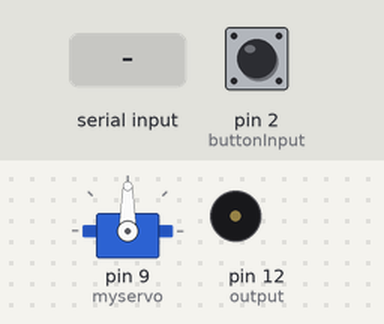
A sketch run on a simulated Arduino Uno, built with avr-gcc and run on an emulated ATmega328P. Parts: servo, buzzer (waves = sounding). The test bench sets the inputs (shaded band); at power-on: pin 2 (buttonInput) HIGH. What the sketch prints to the serial monitor is not drawn.

Above: at 1.2 s.
1.3 s: byte 30 received over Serial
At 2.45 s:
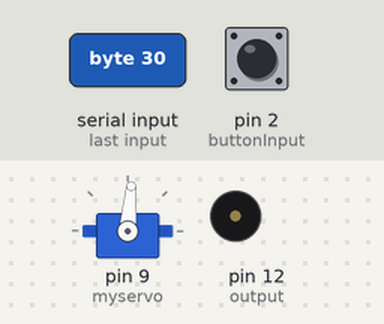
4.1 s: pin 2 (buttonInput) pulled LOW for 1 s
At 5.9 s:
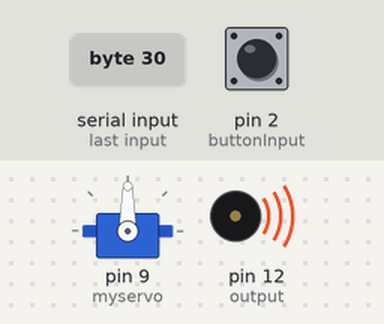
7.6 s: pin 2 (buttonInput) pulled LOW for 3.2 s
At 12.6 s:
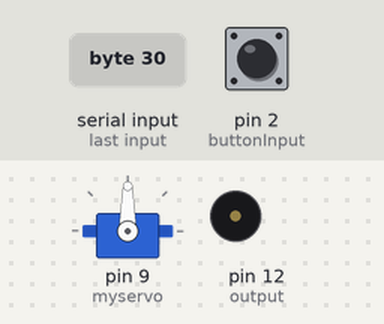
13.3 s: pin 2 (buttonInput) pulsed LOW 5 times (0.12 s each, 0.3 s apart)
At 14.5 s:
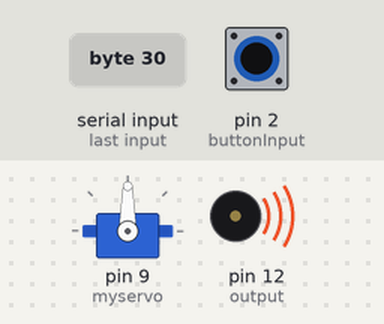
17.1 s: pin 2 (buttonInput) pulsed LOW 5 times (0.12 s each, 0.3 s apart)
At 20.3 s:
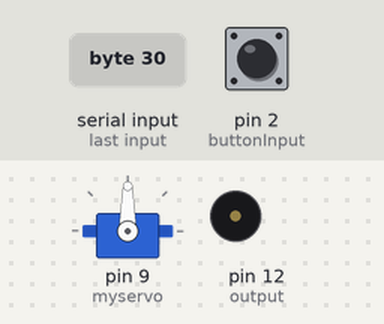
Timing chart, 0 to 21.8 s (numbered marks = the images above; inputs shaded):
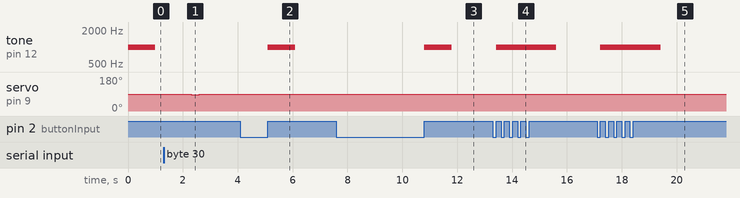

The sketch:

zoom-button.ino
```cpp
#include <Servo.h>

Servo myservo;
int buttonInput = 2;
int output = 12;

int isSend = 0;
int buttonState = 0;
int incomingByte = 0;

void setup() {
  Serial.begin(9600);
  Serial.setTimeout(1000);

  // put your setup code here, to run once:
  pinMode(buttonInput, INPUT_PULLUP);
  pinMode(output, OUTPUT);

  myservo.attach(9);
  myservo.write(90);
}

void loop() {
  // put your main code here, to run repeatedly:
  incomingByte = Serial.read();
  if (incomingByte != -1) {
    delay(1000);
    myservo.write(85);
    delay(300);
    myservo.write(90);
  }
  buttonState = digitalRead(buttonInput);
  if (buttonState == HIGH) {
    digitalWrite(output, LOW);
    if (isSend == 0) {
      isSend = 1;
      tone(output, 1000, 1000);
      Serial.print("here");
    }
  } else {
    digitalWrite(output, HIGH);
    isSend = 0;
  }
}
```

Measured:
- after the input at 1.3 s, servo on pin 9 (myservo): 90° → 85° after 1.0 s, → 90° 0.30 s later
- after the input at 4.1 s, tone on pin 12 (output): silent → 1000 Hz after 1.0 s, → silent 1.0 s later
- after the input at 7.6 s, tone on pin 12 (output): silent → 1000 Hz after 3.2 s, → silent 1.0 s later
- after the input at 13.3 s, tone on pin 12 (output): silent → 1000 Hz after 0.12 s, → silent 2.2 s later
- after the input at 17.1 s, tone on pin 12 (output): silent → 1000 Hz after 0.12 s, → silent 2.2 s later
